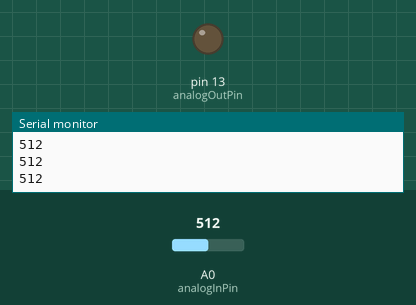
A sketch run on a simulated Arduino Uno, built with avr-gcc and run on an emulated ATmega328P. Shown: output pins drawn as LEDs (lit = HIGH), the last lines printed to the serial monitor. The test bench sets the inputs (shaded band); at power-on: A0 (analogInPin) = 512.

Above: at 1.2 s.
1.3 s: A0 (analogInPin) set to 782
2.8 s: A0 (analogInPin) set to 811
At 3.4 s:
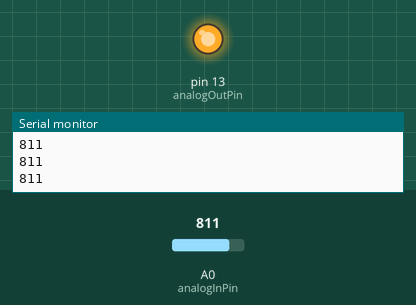
4.3 s: A0 (analogInPin) set to 790
At 4.7 s:
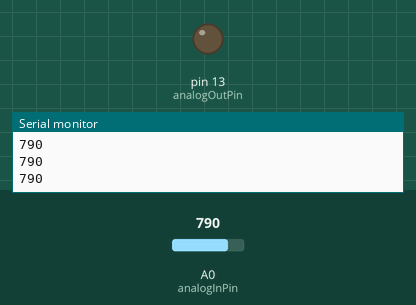
5.8 s: A0 (analogInPin) set to 810
At 7.1 s:
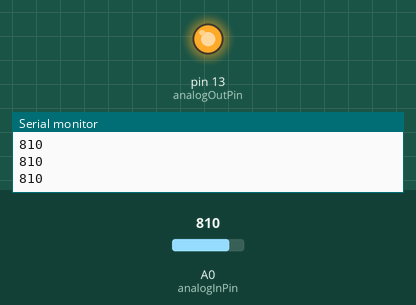
Timing chart, 0 to 8.3 s (numbered marks = the images above; inputs shaded):
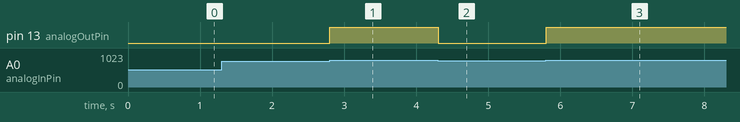

The sketch:

_06_ActivateLedByThreshold.ino
```cpp
const int analogInPin = A0;  // input pin for analog sensor (mic or pot)
const int analogOutPin = 13; // output pin for LED (using PWM)

int sensorValue = 0; // analog value read from analog input

int threshold = 800;  // analog threshold to reach, turns on led
int brightness = 200; // analog pwm value (brightness) for led when on

void setup() {

  // start serial comms to log values in serial monitor
  // set bps (bits per sec) to 115200; match it to monitor's baud
  Serial.begin(115200);
}

void loop() {

  // analog values represented using 10 bits of data;
  // 10 bits means 2 to the 10th power (2^10 = 1024)
  // val includes zero, so analog range is : 0 to 1023
  sensorValue = analogRead(analogInPin);

  // log sensor value to the serial monitor
  Serial.println(sensorValue);

  if(sensorValue > threshold) {
    // write output value to output pin (analog out)
    analogWrite(analogOutPin, brightness); //set
  } else {
    analogWrite(analogOutPin, 0);
  }


  // short pause for analog-to-digital converter to recover
  delay(10);
}
```

Measured:
- the behaviour switches between 800 and 801 on A0 (analogInPin) (found by bisection; images 0 and 1)
- after the input at 2.8 s, pin 13 (analogOutPin): LOW → HIGH at once
- after the input at 4.3 s, pin 13 (analogOutPin): HIGH → LOW at once
- after the input at 5.8 s, pin 13 (analogOutPin): LOW → HIGH at once
